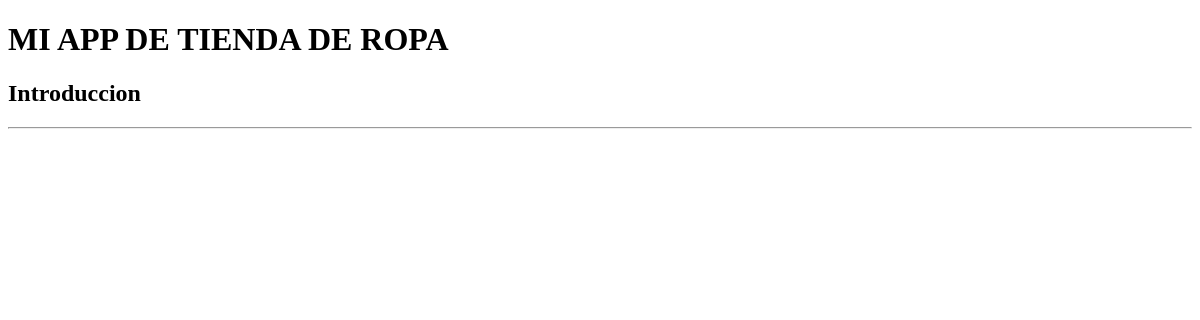
The app's page /tiendaApp/pedidos/, older data.
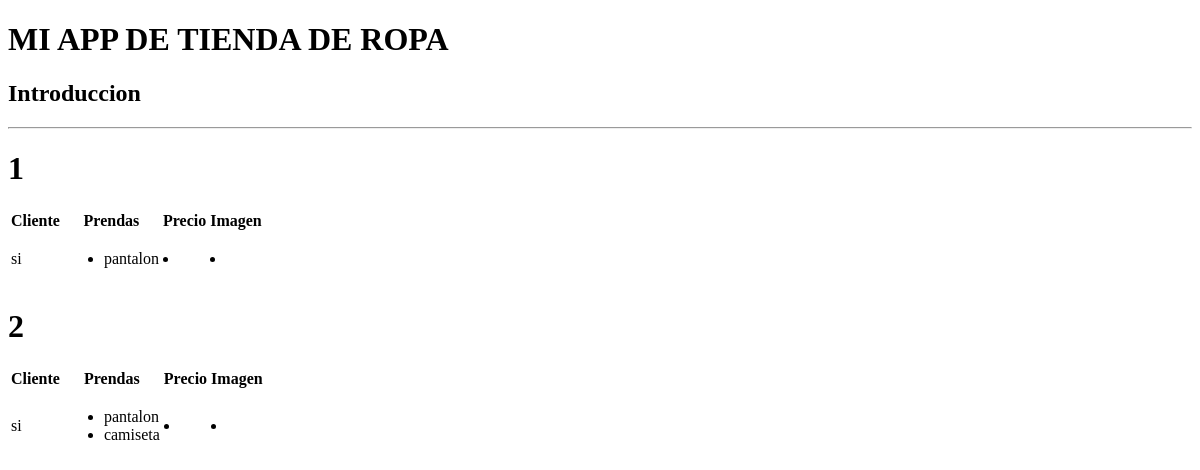
The same page, newer data.
### tiendaApp/models.py (models this page shows)
class Pedido(models.Model):
    precio = models.CharField(max_length=100, blank=True)
    cliente = models.ForeignKey(Cliente, on_delete= models.CASCADE, related_name='usuarioPedido')
    prendas = models.ManyToManyField(Prenda, related_name="prendasPedido")
    class Meta: #Para visualizat el nombre en singular y plural del modelo en ADMIN
        verbose_name = "Pedido"
        verbose_name_plural = "Pedidos"

class Cliente(models.Model):
    nombre = models.CharField(max_length=100)
    apellido = models.CharField(max_length=100)
    email = models.CharField(max_length=100, unique=True)
    direccion = models.CharField(max_length=100, blank=True, null=True)
    foto = models.URLField(max_length=200, blank=True, null=True)
    class Meta: #Para visualizat el nombre en singular y plural del modelo en ADMIN
        verbose_name = "Cliente"
        verbose_name_plural = "Clientes"
    def __str__(self):
        return self.nombre

class Prenda(models.Model):
    nombre = models.CharField(max_length=100)
    descripcion = models.CharField(max_length=100)
    talla = models.CharField(max_length=100)
    precio = models.CharField(max_length=100)
    foto = models.URLField(max_length=200, blank=True, null=True)
    class Meta: #Para visualizat el nombre en singular y plural del modelo en ADMIN
        verbose_name = "Prenda"
        verbose_name_plural = "Prendas"
    def __str__(self):
        return self.nombre

### tiendaApp/views.py (the view)
# urls.py: path('pedidos/', views.lista_pedidos, name='lista_pedidos'),
def lista_pedidos(request):
    pedidos = Pedido.objects.all()
    context = {"pedidos": pedidos}
    return render(request, 'pedidos/lista_pedidos.html', context)

### tiendaApp/templates/pedidos/lista_pedidos.html
{% extends 'base.html'%}
{%block content %}
{% for pedido in pedidos %}
<h1>{{ pedido.id }}</h1>
<table>
    <tr>
        <th>Cliente</th>
        <th>Prendas</th>
        <th>Precio</th>
        <th>Imagen</th>
    </tr>
    <tr>
        <td>{{ pedido.cliente }}</td>
        <td>
            <ul>
                {% for prenda in pedido.prendas.all %}
                <li>{{ prenda }}</li>
                {% endfor %}
            </ul>
        </td>
        <td>
            <li>{{ pedido.precio }}</li>
        </td>
        <td>
            <li><img scr="{{ pedido.imagen }}"></li>
        </td>
    </tr>
</table>
{% endfor %}
{% endblock %}

### tiendaApp/templates/base.html (shortened to what this page needs)
{% load static %}
<!DOCTYPE html>
<html lang="es">
<head>
    <link rel="stylesheet" href="{% static 'css/general.css' %}">
</head>
<body>
    <h1> MI APP DE TIENDA DE ROPA</h1>
    <h2> Introduccion</h2>
    <hr>
    {%block content %}{% endblock%}
</body>
</html>

Row changes from the older to the newer data that the page shows:
added Pedido: id "1", cliente "si"
added Prenda: nombre "pantalon"
added Pedido: id "2", cliente "si"
added Prenda: nombre "camiseta", shown under "2"
